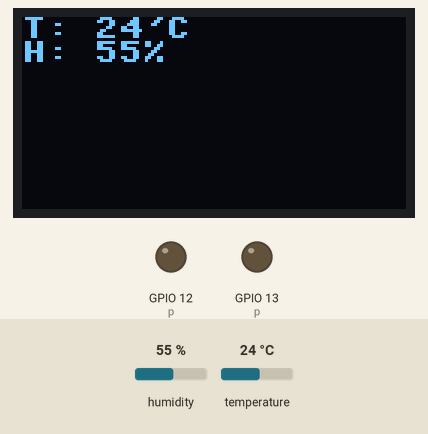
Bench run of a program on a simulated ESP32 board running MicroPython. Parts: 128×64 one-colour display, output pins drawn as LEDs (lit = HIGH). Inputs (shaded band) come from the test bench; at power-on: humidity 55 %, temperature 24 °C. Library files of the repository ran but are not shown: ssd1306.py.

Above: at 1.2 s.
1.3 s: humidity set to 22 %
At 3.4 s:
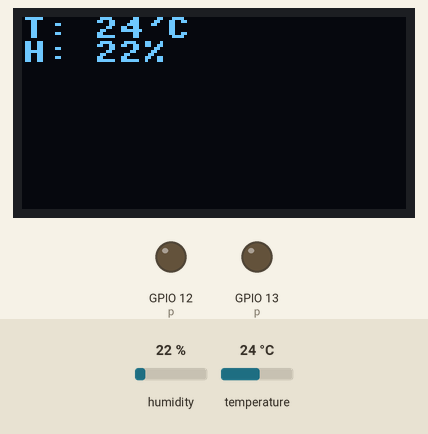
4.0 s: temperature set to 12 °C
At 5.4 s:
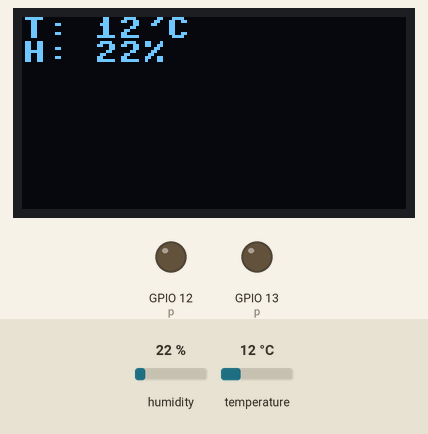
6.7 s: humidity set to 40 %
At 9.4 s:
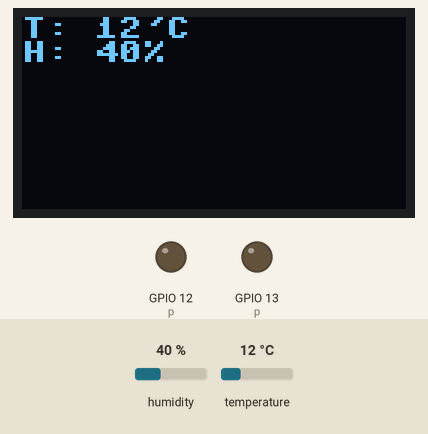
9.7 s: temperature set to 19 °C
Timing chart, 0 to 12.7 s (numbered marks = the images above; inputs shaded):
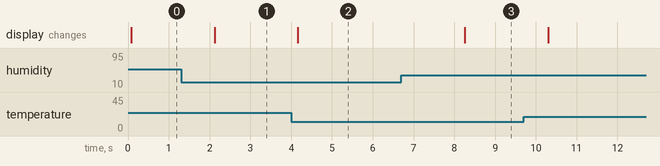

Measured:
- after the input at 1.3 s, the display: changes after 0.82 s (image 1)
- after the input at 4.0 s, the display: changes after 0.17 s (image 2)
- after the input at 6.7 s, the display: changes after 1.6 s (image 3)

The program:

main.py
```python
import machine, dht, uasyncio

from ssd1306 import SSD1306_I2C

OLED_WIDTH = 128
OLED_HEIGHT = 64


def off_builtin_leds():
    p = machine.Pin(12, machine.Pin.OUT)
    p.off()
    p = machine.Pin(13, machine.Pin.OUT)
    p.off()


async def show_data(oled: SSD1306_I2C, d):
    while True:
        d.measure()
        oled.fill(0)
        oled.text(f"T: {d.temperature()}'C", 0, 0)
        oled.text(f"H: {d.humidity()}%", 0, 8)
        oled.show()
        await uasyncio.sleep(2)
    pass


async def main():
    off_builtin_leds()

    sda = machine.Pin(4)
    scl = machine.Pin(5)
    i2c = machine.I2C(0, sda=sda, scl=scl, freq=400000)

    oled = SSD1306_I2C(OLED_WIDTH, OLED_HEIGHT, i2c)
    d = dht.DHT11(machine.Pin(8))

    await show_data(oled, d)


if __name__ == "__main__":
    uasyncio.run(main())
```
